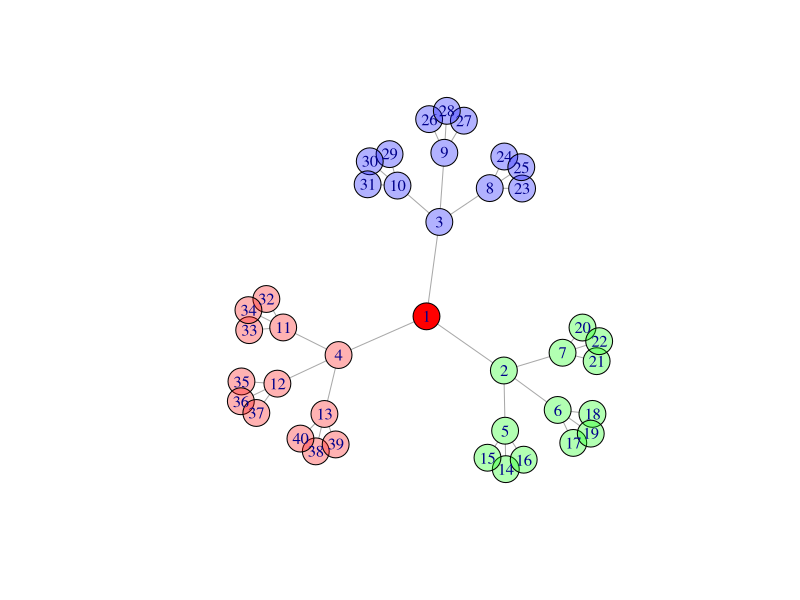

Reproduce this figure in R.
library(igraph)
g = graph.tree(40,3,mode="undirected")
member = spinglass.community(g,spins=3)
V(g)$member = member$membership
mem.col = rainbow(3,alpha=0.3)
V(g)$color = mem.col[member$membership]
V(g)[1]$color = "red"
plot(g,vertex.color=V(g)$color)
#


